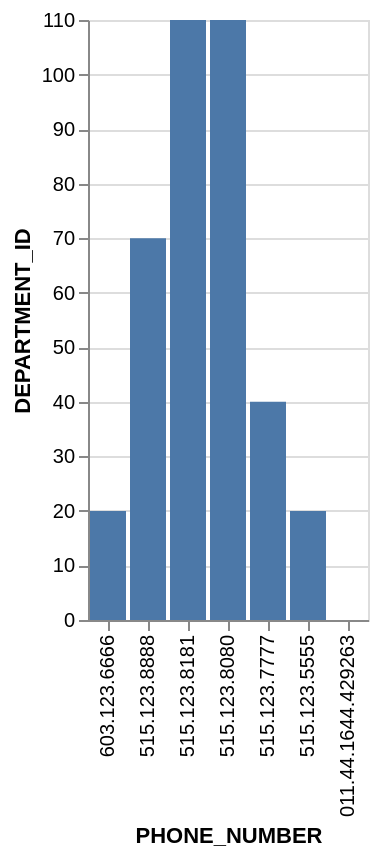

Express this chart as Vega-Lite.
### Vega-Lite specification from a JSON file in a GitHub repository (floating-point values rounded to 4 significant figures)
{"data": {"values": [{"x_data": "603.123.6666", "y_data": 20}, {"x_data": "515.123.8888", "y_data": 70}, {"x_data": "515.123.8181", "y_data": 110}, {"x_data": "515.123.8080", "y_data": 110}, {"x_data": "515.123.7777", "y_data": 40}, {"x_data": "515.123.5555", "y_data": 20}, {"x_data": "011.44.1644.429263", "y_data": 0}]}, "mark": "bar", "encoding": {"x": {"field": "x_data", "type": "nominal", "title": "PHONE_NUMBER", "sort": "descending"}, "y": {"field": "y_data", "type": "quantitative", "title": "DEPARTMENT_ID"}}}
